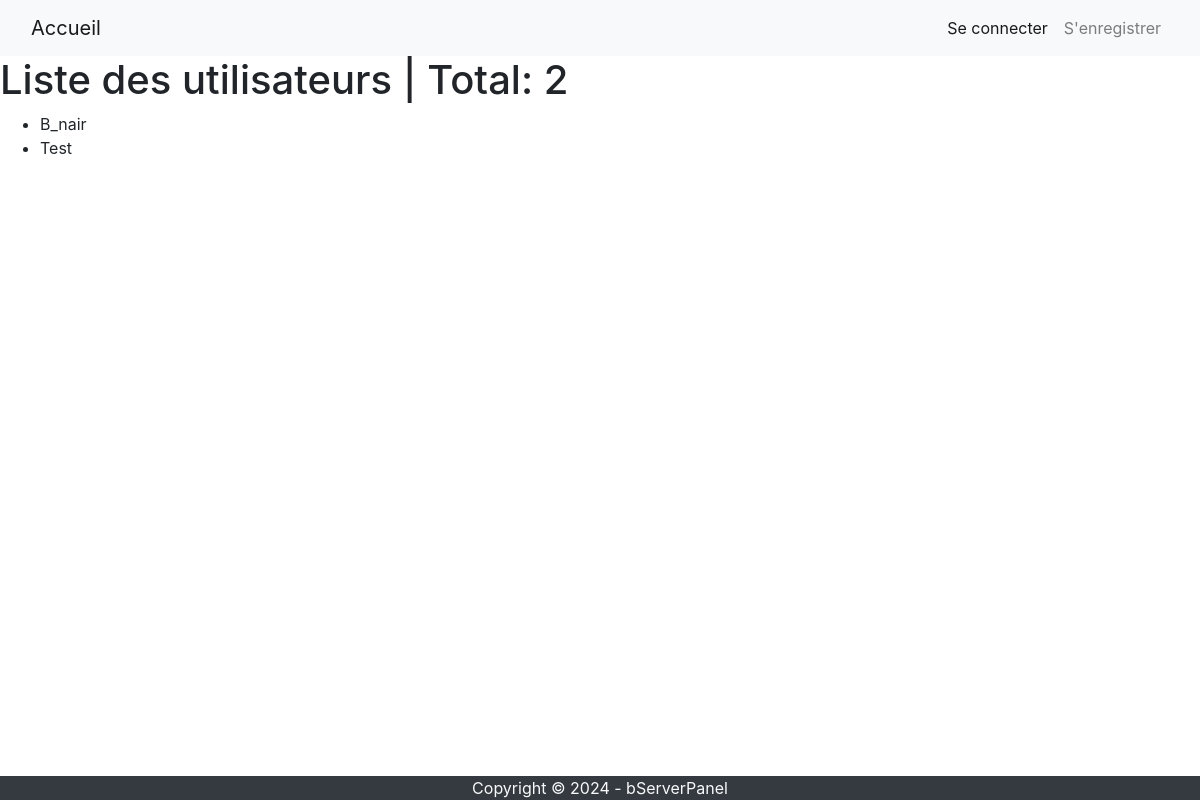
Page /users/list/ on the earlier database version.
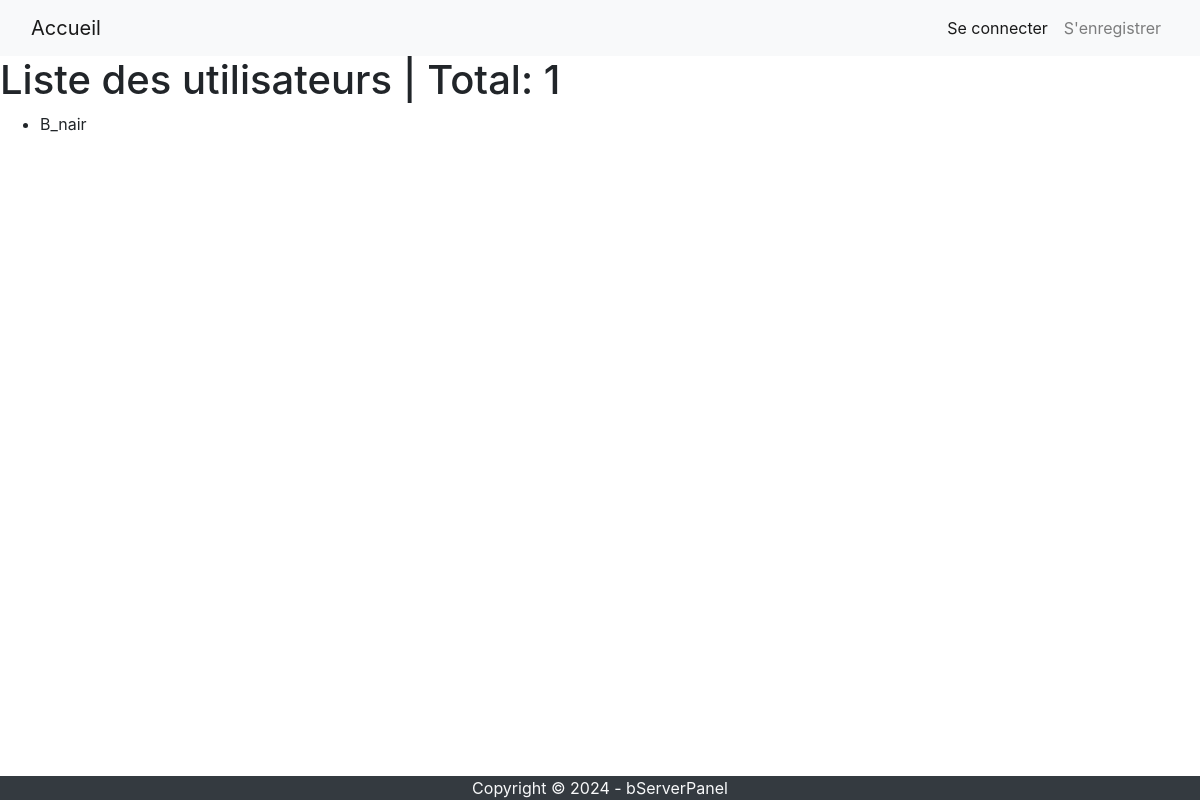
Same page on the later database version.
### accounts/models.py (models this page shows)
class PanelUser(models.Model):
    rank = models.ForeignKey(Rank, on_delete=models.SET_NULL, null=True)
    balance = models.DecimalField(max_digits=10, decimal_places=2, default=0)
    server_count = models.IntegerField(default=0)
    user = models.OneToOneField('auth.User', on_delete=models.CASCADE, null=True)
    def __str__(self):
        return f"{self.user}"

### accounts/views.py (the view)
# urls.py: path('list/', views.panel_user_list, name='user-list'),
def panel_user_list(request):
    return render(request, 'user-list.html', {'users': PanelUser.objects.all()})

### accounts/templates/user-list.html (shortened to what this page needs)
{% extends 'base.html' %}
{% block content %}
  <h1>Liste des utilisateurs | Total: {{ users.count }}</h1>
  <ul>
    {% for user in users %}
      <li>{{ user }}</li>
    {% empty %}
      <p>Aucun utilisateur disponible.</p>
    {% endfor %}
  </ul>
{% endblock %}

### templates/base.html (shortened to what this page needs)
<html lang="en">
<head>
    <link rel="stylesheet" href="https://stackpath.bootstrapcdn.com/bootstrap/4.3.1/css/bootstrap.min.css">
</head>
<body>
    <nav class="navbar navbar-expand-lg navbar-light bg-light">
        <div class="container-fluid">
            <a class="navbar-brand" href="/">Accueil</a>
            <div class="collapse navbar-collapse" id="navbarNav">
                <ul class="navbar-nav ml-auto">
                    {% if not user.is_authenticated %}
                    <li class="nav-item">
                        <a class="nav-link active" aria-current="page" href="/users/login">Se connecter</a>
                    </li>
                    <li class="nav-item">
                        <a class="nav-link" href="/users/register">S'enregistrer</a>
                    </li>
                    {% endif %}
                </ul>
            </div>
        </div>
    </nav>
    {% block content %}
    {% endblock %}
    <footer class="fixed-bottom bg-dark text-light">
        <p class="text-center mb-0">Copyright &copy; 2024 - bServerPanel</p>
    </footer>
</body>

Differences in the rows shown:
removed PanelUser: user.username "Test"
Other differences:
{{ users.count }}: "2" → "1"
